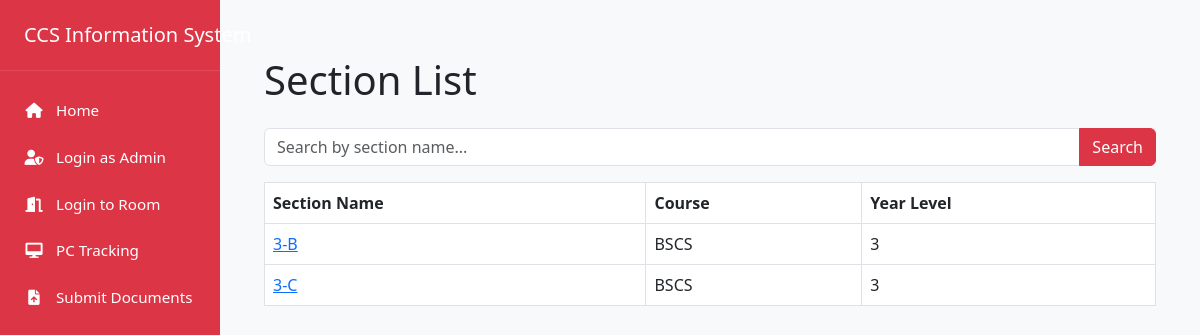
Page /sections on the committed database.
### app/models.py (models this page shows)
class Section(db.Model):
    id = db.Column(db.Integer, primary_key=True)
    section_name = db.Column(db.String(20), unique=True, nullable=False)
    course = db.Column(db.String(50))
    year_level = db.Column(db.String(20))
    students = db.relationship('Student', backref='section', lazy=True)
    schedules = db.relationship('Schedule', backref='section', lazy=True)

### app/routes.py (the view)
@app.route('/sections', methods=['GET'])
def section_list():
    search = request.args.get('search', '')
    if search:
        sections = Section.query.filter(Section.section_name.contains(search)).all()
    else:
        sections = Section.query.all()
    return render_template('section_list.html', sections=sections)

### templates/section_list.html
{% extends "base.html" %}
{% block content %}
<h1 class="mb-4">Section List</h1>
<form class="search-form" method="GET">
    <div class="input-group mb-3">
        <input type="text" class="form-control" name="search" placeholder="Search by section name..." value="{{ request.args.get('search', '') }}">
        <button class="btn btn-danger" type="submit">Search</button>
    </div>
</form>
<div class="table-responsive">
    <table class="table table-bordered">
        <thead>
            <tr>
                <th>Section Name</th>
                <th>Course</th>
                <th>Year Level</th>
            </tr>
        </thead>
        <tbody>
            {% for section in sections %}
            <tr>
                <td><a href="{{ url_for('section_profile', section_id=section.id) }}">{{ section.section_name }}</a></td>
                <td>{{ section.course }}</td>
                <td>{{ section.year_level }}</td>
            </tr>
            {% endfor %}
        </tbody>
    </table>
</div>
{% endblock %}

### rows in the picture
Section: section_name "3-B", course "BSCS", year_level "3"
Section: section_name "3-C", course "BSCS", year_level "3"
